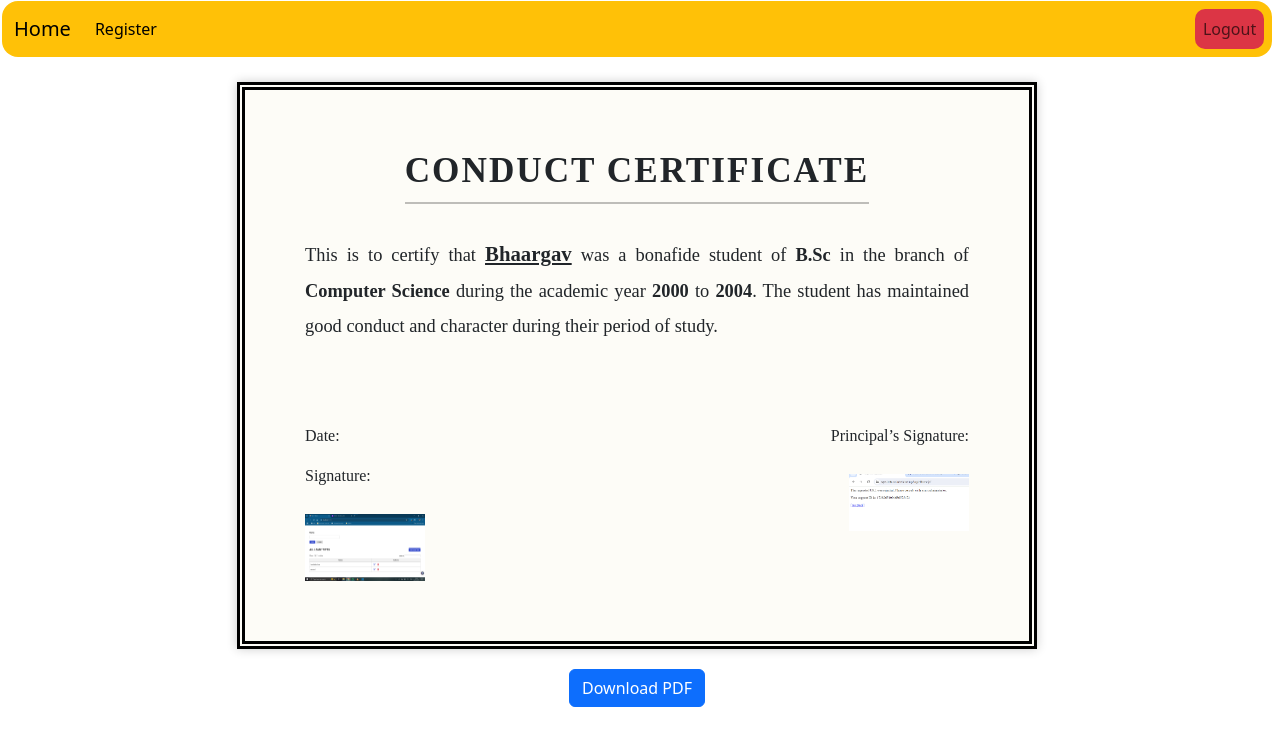
The page /certificate_preview/26/ (signed in) on the database its author committed.
### CC/models.py (models this page shows, shortened)
class ConductCertificate(models.Model):
    STATUS_CHOICES = [
        ('Pending', 'Pending'),
        ('Approved', 'Approved'),
        ('Rejected', 'Rejected'),
    ]
    student = models.ForeignKey(User, on_delete=models.CASCADE)
    name = models.CharField(max_length=100)
    academic_year_from = models.IntegerField()
    academic_year_to = models.IntegerField()
    degree = models.CharField(max_length=100)
    branch = models.CharField(max_length=100)
    signature = models.ImageField(upload_to='signatures/')
    status = models.CharField(max_length=10, choices=STATUS_CHOICES, default='Pending')
    principal_signature = models.ImageField(upload_to='principal_signatures/', blank=True, null=True)

### CC/views.py (the view)
# urls.py: path('certificate_preview/<int:cert_id>/', views.certificate_preview, name='certificate_preview'),
def certificate_preview(request, cert_id):
    cert = get_object_or_404(ConductCertificate, id=cert_id, student=request.user)
    return render(request, 'CC/certificate_preview.html', {'cert': cert})

### CC/templates/CC/certificate_preview.html (shortened to what this page needs)
{% extends 'CC/base.html' %}
{% block content %}
<br/>
<div id="certificate" style="width: 800px; margin: auto; padding: 60px; border: 8px double #000; font-family: 'Georgia', serif; background-color: #fdfcf7; box-shadow: 0 0 10px rgba(0,0,0,0.2);">
    <h1 style="text-align: center; font-size: 2.2rem; font-weight: bold; text-transform: uppercase; letter-spacing: 2px; margin-bottom: 10px;">
        Conduct Certificate
    </h1>
    <hr style="border: 1px solid #000; width: 70%; margin: auto; margin-bottom: 30px;">
    <p style="margin-top: 30px; font-size: 1.15rem; line-height: 1.9; text-align: justify;">
        This is to certify that <strong style="font-size: 1.3rem; text-decoration: underline;">{{ cert.name }}</strong> was a bonafide student of
        <strong>{{ cert.degree }}</strong> in the branch of <strong>{{ cert.branch }}</strong> during the academic year
        <strong>{{ cert.academic_year_from }}</strong> to <strong>{{ cert.academic_year_to }}</strong>. The student has maintained good conduct and character during their period of study.
    </p>
    <div style="margin-top: 80px; display: flex; justify-content: space-between; font-size: 1rem;">
        <div>
            <p>Date: <strong>{{ cert.approved_date|date:"d M Y" }}</strong></p>
            <p>Signature:</p>
            <img src="{{ cert.signature.url }}" alt="Signature" width="120" style="margin-top: 10px;">
        </div>
        <div style="text-align: right;">
    <p>Principal’s Signature:</p>
    {% if cert.principal_signature %}
        <img src="{{ cert.principal_signature.url }}" alt="Principal Signature" width="120" style="margin-top: 10px;">
    {% else %}
        <p style="color: gray; font-style: italic;">(Not signed yet)</p>
    {% endif %}
</div>
    </div>
</div>
<div style="text-align: center; margin-top: 20px;">
    <button id="downloadBtn" class="btn btn-primary">Download PDF</button>
</div>
<br/>
{% endblock %}

### rows shown on the page
ConductCertificate: name "Bhaargav", degree "B.Sc", branch "Computer Science", academic_year_from "2000", academic_year_to "2004", signature (picture), principal_signature (picture)
